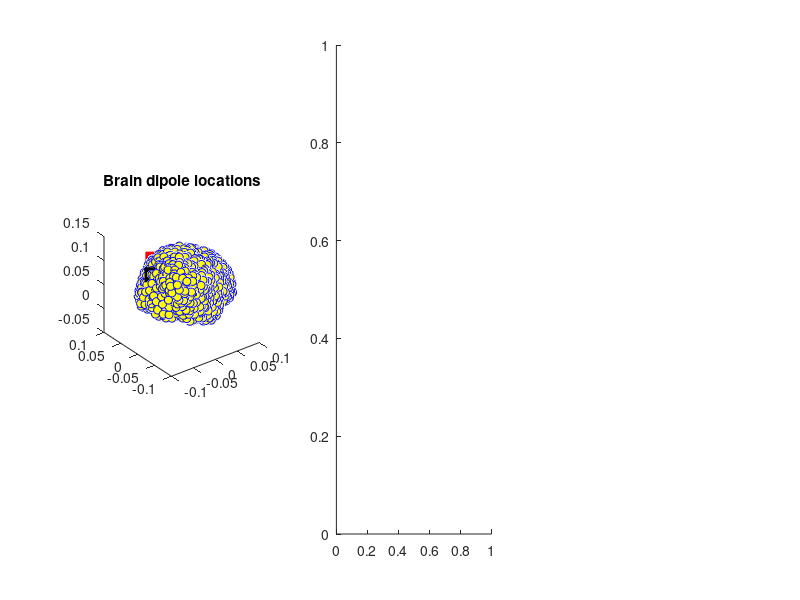

MATLAB code to generate this figure: (Note: this script raises an error after producing the figure.)
%%
%     COURSE: Solved problems in neural time series analysis
%    SECTION: Time-domain analyses
%      VIDEO: Simulate ERPs from two dipoles
% Instructor: sincxpress.com
%
%%

% mat file containing EEG, leadfield and channel locations
load emptyEEG

% pick two dipoles
diploc1 = 109;
diploc2 = 409;

% plot brain dipoles
figure(1), clf, subplot(131)
plot3(lf.GridLoc(:,1), lf.GridLoc(:,2), lf.GridLoc(:,3), 'bo','markerfacecolor','y')
hold on
plot3(lf.GridLoc(diploc1,1), lf.GridLoc(diploc1,2), lf.GridLoc(diploc1,3), 'ks','markerfacecolor','k','markersize',10)
plot3(lf.GridLoc(diploc2,1), lf.GridLoc(diploc2,2), lf.GridLoc(diploc2,3), 'rs','markerfacecolor','r','markersize',10)
rotate3d on, axis square
title('Brain dipole locations')


% Each dipole can be projected onto the scalp using the forward model. 
% The code below shows this projection from one dipole.
subplot(132)
topoplotIndie(-lf.Gain(:,1,diploc1), EEG.chanlocs,'numcontour',0,'electrodes','numbers','shading','interp');
set(gca,'clim',[-1 1]*40)
title('Signal dipole projection')

subplot(133)
topoplotIndie(-lf.Gain(:,1,diploc2), EEG.chanlocs,'numcontour',0,'electrodes','numbers','shading','interp');
set(gca,'clim',[-1 1]*40)
title('Signal dipole projection')

%% adjust parameters

EEG.pnts   = 2000;
EEG.times  = (0:EEG.pnts-1)/EEG.srate;
EEG.trials = 100;

% initialize channel data
EEG.data = zeros(EEG.nbchan,EEG.pnts,EEG.trials);

%% generate dipole -> EEG activity

% fixed IF signal for dipole1 (frex range 2-7 Hz)
freqmod  = 2+5*interp1(rand(1,10),linspace(1,10,EEG.pnts));
IFsignal = sin( 2*pi * ((EEG.times + cumsum(freqmod))/EEG.srate) );

%%% loop over channels
for triali=1:EEG.trials
    
    % generate dipole activity (white noise in all chans)
    dipact = .02 * randn(size(lf.Gain,3),EEG.pnts);
    
    % dipole 1 (chirp by gaussian)
    fwhm = randn/10 + .3;
    gaus = exp( -4*log(2)*(EEG.times-1).^2 / fwhm^2 );
    dipact(diploc1,:) = IFsignal .* gaus; % pure signal, to include noise:
    % dipact(diploc1,:) = dipact(diploc1,:) + IFsignal .* gaus;
    
    % dipole 2 (just gaussian)
    fwhm = randn/10 + .3;
    gaus = exp( -4*log(2)*(EEG.times-1).^2 / fwhm^2 );
    dipact(diploc2,:) = gaus; % pure signal, as above
    
    % now project to the scalp
    EEG.data(:,:,triali) = squeeze(lf.Gain(:,1,:))*dipact;
end


% plot data from a few channels
plot_simEEG(EEG,31,2)
plot_simEEG(EEG,18,3)
plot_simEEG(EEG,10,4)
plot_simEEG(EEG,20,5)

%% done.
